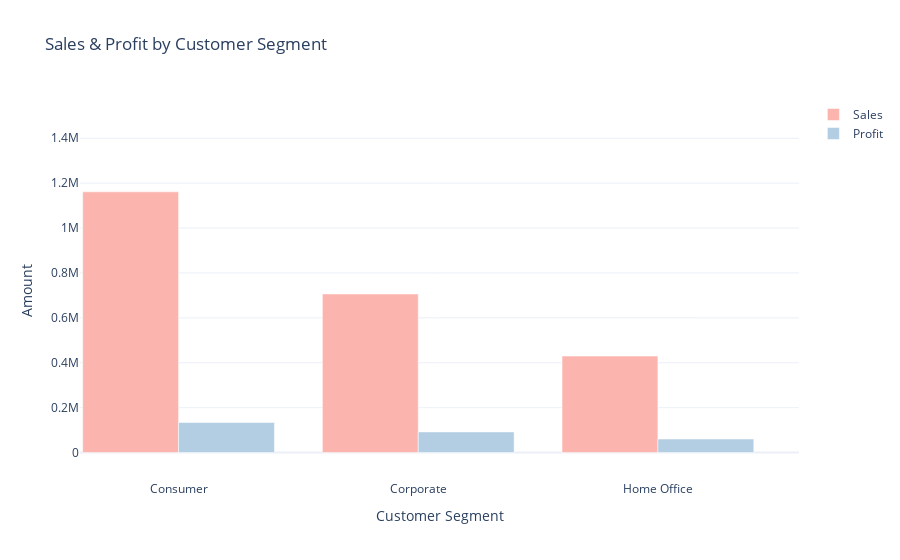

Notebook source saved alongside this figure:
### Markdown cell above
![green-divider](https://user-images.githubusercontent.com/7065401/52071924-c003ad80-2562-11e9-8297-1c6595f8a7ff.png)
## Let's take a look at the sales & profit by customer segments

### Code cell
sales_profit_by_segment = df.groupby('Segment').agg({'Sales': 'sum', 'Profit': 'sum'}).reset_index()

color_pallete = colors.qualitative.Pastel1

fig = go.Figure()
fig.add_trace(go.Bar(x=sales_profit_by_segment['Segment'], 
                     y=sales_profit_by_segment['Sales'], 
                    name='Sales', 
                    marker_color=color_pallete[0]))
fig.add_trace(go.Bar(x=sales_profit_by_segment['Segment'], 
                     y=sales_profit_by_segment['Profit'], 
                    name='Profit', 
                    marker_color=color_pallete[1]))

fig.update_layout(title='Sales & Profit by Customer Segment', 
                 xaxis_title='Customer Segment', 
                 yaxis_title='Amount')

fig.show()

### Figure 1 — Plotly figure (JSON) as saved in the notebook; plotly's stock layout.template omitted (floating-point values rounded to 4 significant figures)
{"data": [{"marker": {"color": "rgb(251,180,174)"}, "name": "Sales", "type": "bar", "x": ["Consumer", "Corporate", "Home Office"], "y": [1161000.0, 706100.0, 429700.0]}, {"marker": {"color": "rgb(179,205,227)"}, "name": "Profit", "type": "bar", "x": ["Consumer", "Corporate", "Home Office"], "y": [134100.0, 91980.0, 60300.0]}], "layout": {"autosize": true, "dragmode": "pan", "title": {"text": "Sales & Profit by Customer Segment"}, "xaxis": {"autorange": false, "range": [-0.4113, 2.589], "title": {"text": "Customer Segment"}, "type": "category"}, "yaxis": {"autorange": false, "range": [-122300.0, 1570000.0], "title": {"text": "Amount"}, "type": "linear"}}}
